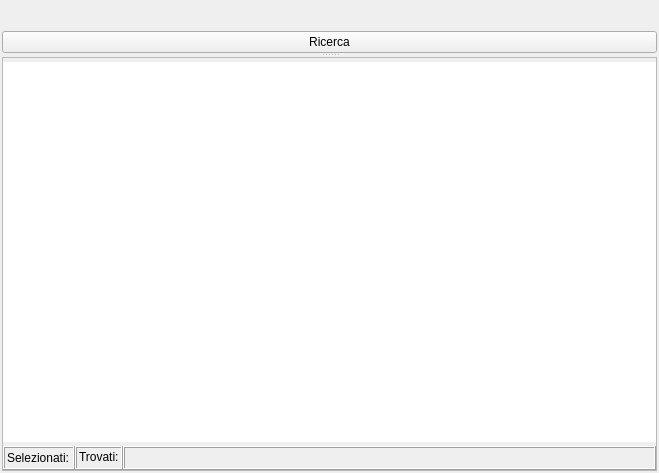
<?xml version="1.0" encoding="UTF-8"?>
<ui version="4.0">
 <class>QGISAgriFieldExpressionDialog</class>
 <widget class="QDockWidget" name="QGISAgriFieldExpressionDialog">
  <property name="geometry">
   <rect>
    <x>0</x>
    <y>0</y>
    <width>659</width>
    <height>473</height>
   </rect>
  </property>
  <property name="features">
   <set>QDockWidget::AllDockWidgetFeatures</set>
  </property>
  <property name="windowTitle">
   <string>Espressione di ricerca per 'suoli'</string>
  </property>
  <widget class="QWidget" name="dockWidgetContents">
   <layout class="QVBoxLayout" name="verticalLayout">
    <property name="spacing">
     <number>2</number>
    </property>
    <property name="leftMargin">
     <number>2</number>
    </property>
    <property name="topMargin">
     <number>2</number>
    </property>
    <property name="rightMargin">
     <number>2</number>
    </property>
    <property name="bottomMargin">
     <number>2</number>
    </property>
    <item>
     <widget class="QSplitter" name="splitter">
      <property name="frameShadow">
       <enum>QFrame::Plain</enum>
      </property>
      <property name="lineWidth">
       <number>1</number>
      </property>
      <property name="midLineWidth">
       <number>1</number>
      </property>
      <property name="orientation">
       <enum>Qt::Vertical</enum>
      </property>
      <property name="childrenCollapsible">
       <bool>true</bool>
      </property>
      <widget class="QFrame" name="frmSearch">
       <property name="lineWidth">
        <number>1</number>
       </property>
       <layout class="QVBoxLayout" name="verticalLayout_3">
        <property name="leftMargin">
         <number>0</number>
        </property>
        <property name="topMargin">
         <number>0</number>
        </property>
        <property name="rightMargin">
         <number>0</number>
        </property>
        <property name="bottomMargin">
         <number>0</number>
        </property>
        <item>
         <widget class="QGISAgriFieldExpressionWidget" name="wdFieldExpression" native="true"/>
        </item>
        <item>
         <widget class="QPushButton" name="btnSearch">
          <property name="text">
           <string>Ricerca</string>
          </property>
         </widget>
        </item>
       </layout>
      </widget>
      <widget class="QFrame" name="frmResult">
       <property name="frameShape">
        <enum>QFrame::StyledPanel</enum>
       </property>
       <property name="frameShadow">
        <enum>QFrame::Raised</enum>
       </property>
       <layout class="QVBoxLayout" name="verticalLayout_2">
        <property name="spacing">
         <number>4</number>
        </property>
        <property name="leftMargin">
         <number>0</number>
        </property>
        <property name="topMargin">
         <number>4</number>
        </property>
        <property name="rightMargin">
         <number>0</number>
        </property>
        <property name="bottomMargin">
         <number>0</number>
        </property>
        <item>
         <widget class="QgsAttributeTableView" name="tabAttributes">
          <property name="minimumSize">
           <size>
            <width>0</width>
            <height>50</height>
           </size>
          </property>
          <property name="frameShape">
           <enum>QFrame::NoFrame</enum>
          </property>
          <property name="editTriggers">
           <set>QAbstractItemView::NoEditTriggers</set>
          </property>
          <property name="selectionMode">
           <enum>QAbstractItemView::ExtendedSelection</enum>
          </property>
          <property name="selectionBehavior">
           <enum>QAbstractItemView::SelectRows</enum>
          </property>
          <attribute name="verticalHeaderVisible">
           <bool>true</bool>
          </attribute>
         </widget>
        </item>
        <item>
         <widget class="QFrame" name="statusBar">
          <property name="frameShape">
           <enum>QFrame::NoFrame</enum>
          </property>
          <layout class="QHBoxLayout" name="horizontalLayout">
           <property name="spacing">
            <number>0</number>
           </property>
           <property name="leftMargin">
            <number>0</number>
           </property>
           <property name="topMargin">
            <number>0</number>
           </property>
           <property name="rightMargin">
            <number>0</number>
           </property>
           <property name="bottomMargin">
            <number>0</number>
           </property>
           <item alignment="Qt::AlignLeft">
            <widget class="QFrame" name="frame_1">
             <property name="sizePolicy">
              <sizepolicy hsizetype="Expanding" vsizetype="Preferred">
               <horstretch>0</horstretch>
               <verstretch>0</verstretch>
              </sizepolicy>
             </property>
             <property name="frameShape">
              <enum>QFrame::Box</enum>
             </property>
             <property name="frameShadow">
              <enum>QFrame::Raised</enum>
             </property>
             <layout class="QHBoxLayout" name="horizontalLayout_4">
              <property name="leftMargin">
               <number>2</number>
              </property>
              <property name="topMargin">
               <number>2</number>
              </property>
              <property name="rightMargin">
               <number>4</number>
              </property>
              <property name="bottomMargin">
               <number>2</number>
              </property>
              <item>
               <widget class="QLabel" name="lblStat_1">
                <property name="text">
                 <string>Selezionati:</string>
                </property>
               </widget>
              </item>
             </layout>
            </widget>
           </item>
           <item alignment="Qt::AlignLeft">
            <widget class="QFrame" name="frame_2">
             <property name="frameShape">
              <enum>QFrame::Box</enum>
             </property>
             <property name="frameShadow">
              <enum>QFrame::Raised</enum>
             </property>
             <layout class="QHBoxLayout" name="horizontalLayout_3">
              <property name="spacing">
               <number>2</number>
              </property>
              <property name="leftMargin">
               <number>2</number>
              </property>
              <property name="topMargin">
               <number>2</number>
              </property>
              <property name="rightMargin">
               <number>2</number>
              </property>
              <property name="bottomMargin">
               <number>4</number>
              </property>
              <item>
               <widget class="QLabel" name="lblStat_2">
                <property name="text">
                 <string>Trovati:</string>
                </property>
               </widget>
              </item>
             </layout>
            </widget>
           </item>
           <item>
            <widget class="QFrame" name="frame_3">
             <property name="sizePolicy">
              <sizepolicy hsizetype="Expanding" vsizetype="Preferred">
               <horstretch>0</horstretch>
               <verstretch>0</verstretch>
              </sizepolicy>
             </property>
             <property name="frameShape">
              <enum>QFrame::Box</enum>
             </property>
             <property name="frameShadow">
              <enum>QFrame::Raised</enum>
             </property>
             <layout class="QHBoxLayout" name="horizontalLayout_2">
              <property name="spacing">
               <number>2</number>
              </property>
              <property name="leftMargin">
               <number>2</number>
              </property>
              <property name="topMargin">
               <number>2</number>
              </property>
              <property name="rightMargin">
               <number>2</number>
              </property>
              <property name="bottomMargin">
               <number>2</number>
              </property>
              <item>
               <widget class="QLabel" name="lblStat_3">
                <property name="text">
                 <string/>
                </property>
               </widget>
              </item>
             </layout>
            </widget>
           </item>
          </layout>
         </widget>
        </item>
       </layout>
      </widget>
     </widget>
    </item>
   </layout>
  </widget>
 </widget>
 <customwidgets>
  <customwidget>
   <class>QgsAttributeTableView</class>
   <extends>QTableView</extends>
   <header>qgsattributetableview.h</header>
  </customwidget>
  <customwidget>
   <class>QGISAgriFieldExpressionWidget</class>
   <extends>QWidget</extends>
   <header>qgis_agri.widgets.field_expression</header>
  </customwidget>
 </customwidgets>
 <resources/>
 <connections/>
</ui>
